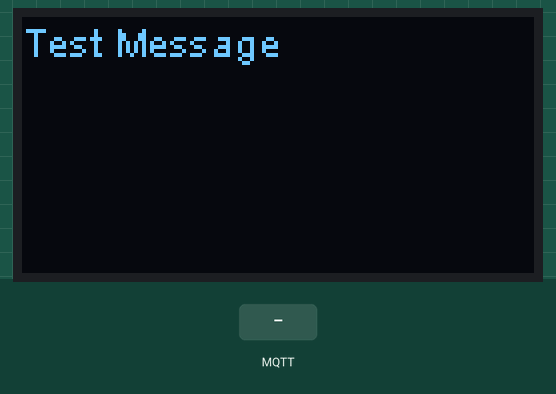
Recording of a sketch running on a simulated ESP8266 (NodeMCU). On the bench: 128×64 one-colour display. The test bench sets the inputs (shaded band). WiFi joins after 1.5 s; servers stay silent unless stated; no MQTT or app messages arrive unless stated; what the sketch prints to the serial monitor is not drawn.

Above: at 2.7 s.
2.8 s: MQTT message "10" arrives on the first subscribed topic
At 4.0 s:
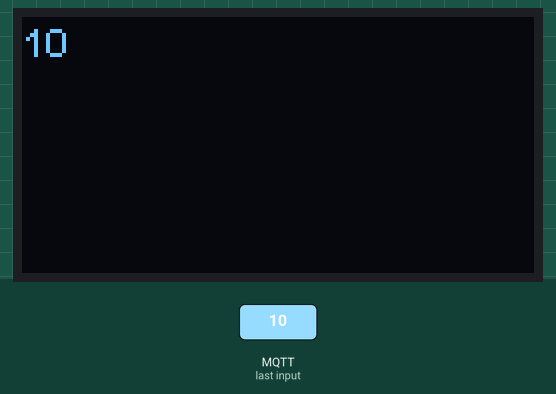
4.3 s: MQTT message "16" arrives on the second subscribed topic
At 4.7 s:
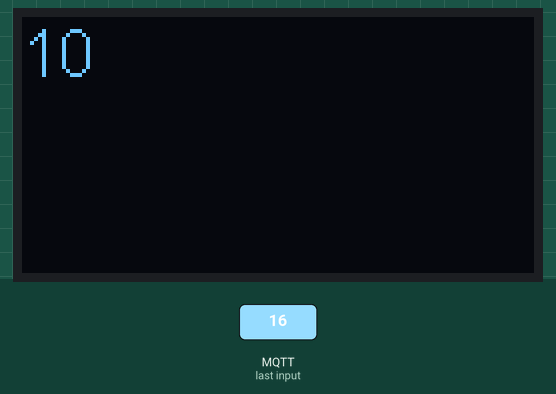
Timing chart, 0 to 7.3 s (numbered marks = the images above; inputs shaded):
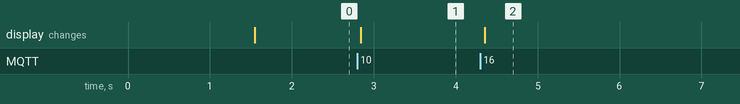

The sketch:

mini-display.ino
```cpp
#include <SimpleTimer.h> //https://github.com/jfturcot/SimpleTimer
#include <PubSubClient.h> //https://github.com/knolleary/pubsubclient
#include <ESP8266WiFi.h> //https://github.com/esp8266/Arduino/tree/master/libraries/ESP8266WiFi
#include <ESP8266mDNS.h>
#include <WiFiUdp.h>
#include <ArduinoOTA.h> //https://github.com/esp8266/Arduino/tree/master/libraries/ArduinoOTA
#include "SSD1306.h"

//#define OLED_RESET 1  // GPIO0
#define SDA D2
#define SCL D5

SSD1306  OLED(0x3C, SDA, SCL);

//USER CONFIGURED SECTION START//
const char* hostName = "MiniDisplay";
const char* ssid = "xxxxx";
const char* password = "xxxxxx";
const char* mqtt_server = "192.168.xx.xx";
const int mqtt_port = 1883;
const char *mqtt_user = "xxxxxx";
const char *mqtt_pass = "xxxxxx";
const char *mqtt_client_name = "MessageDisplay"; // Client connections can't have the same connection name
const char *mqtt_message_topic = "display/message";
const char *mqtt_size_topic = "display/size";
const char *mqtt_state_topic = "state/display";
const char *mqtt_state_payload = "Message Displayed";
const char *mqtt_status_topic = "checkIn/display";
//USER CONFIGURED SECTION END//

WiFiClient espClient;
PubSubClient client(espClient);
SimpleTimer timer;
String currentMessage;

bool boot = true;

//Functions

void setup_wifi() {
  // We start by connecting to a WiFi network
  Serial.println();
  Serial.print("Connecting to ");
  Serial.println(ssid);

  WiFi.begin(ssid, password);

  while (WiFi.status() != WL_CONNECTED) {
    delay(500);
    Serial.print(".");
  }

  Serial.println("");
  Serial.println("WiFi connected");
  Serial.println("IP address: ");
  Serial.println(WiFi.localIP());


}

void displayMessage(String message){
  OLED.init();
  OLED.clear();
  OLED.flipScreenVertically();
  OLED.display();

  //Add stuff into the 'display buffer'
  //OLED.setTextWrap(true);
  //OLED.setTextSize(1);
//  OLED.setTextColor(WHITE);
//  OLED.setCursor(1,1);
//  OLED.print(message);
  OLED.drawString(0, 0, message);

  OLED.display(); //output 'display buffer' to screen
}

void reconnect()
{
  // Loop until we're reconnected
  int retries = 0;
  while (!client.connected()) {
    if(retries < 15)
    {
        Serial.print("Attempting MQTT connection...");
      // Attempt to connect
      if (client.connect(mqtt_client_name, mqtt_user, mqtt_pass))
      {
        Serial.println("connected");
        // Once connected, publish an announcement...
        if(boot == true)
        {
          client.publish(mqtt_status_topic, "Rebooted");
          boot = false;
        }
        if(boot == false)
        {
          client.publish(mqtt_status_topic, "Reconnected");
          client.publish(mqtt_status_topic, "Online");
        }
        // ... and resubscribe
        client.subscribe(mqtt_message_topic);
        client.subscribe(mqtt_size_topic);
      }
      else
      {
        Serial.print("failed, rc=");
        Serial.print(client.state());
        Serial.println(" try again in 5 seconds");
        retries++;
        // Wait 5 seconds before retrying
        delay(5000);
      }
    }
    if(retries > 14)
    {
    ESP.restart();
    }
  }
}

void onMessageCallback(char* topic, byte* payload, unsigned int length)
{
  Serial.print("Message arrived [");
  String newTopic = topic;
  Serial.print(topic);
  Serial.print("] ");
  payload[length] = '\0';
  String newPayload = String((char *)payload);
  Serial.println(newPayload);
  Serial.println();
  if (newTopic == mqtt_message_topic)
  {
      currentMessage = newPayload;
      displayMessage(currentMessage);
  }
  if(newTopic == mqtt_size_topic)
  {
    OLED.clear();
    OLED.display();
    switch(newPayload.toInt()){
      case 10:
        OLED.setFont(ArialMT_Plain_10);
        break;
      case 16:
        OLED.setFont(ArialMT_Plain_16);
        break;
      case 24:
        OLED.setFont(ArialMT_Plain_24);
        break;
    }
//    OLED.setTextSize(newPayload.toInt());
    displayMessage(currentMessage);
  }
}


void checkIn()
{
  client.publish(mqtt_status_topic, "Online");
}

//Run once setup
void setup() {
  Serial.begin(115200);


  setup_wifi();
  displayMessage("Test Message");

  client.setServer(mqtt_server, mqtt_port);
  client.setCallback(onMessageCallback);

  ArduinoOTA.setHostname(hostName);
  ArduinoOTA.begin();

  timer.setInterval(120000, checkIn);
}

void loop()
{
  if (!client.connected())
  {
    reconnect();
  }
  client.loop();
  ArduinoOTA.handle();
  timer.run();
}
```

Measured:
- after the input at 2.8 s, the display: changes at once (image 1)
- after the input at 4.3 s, the display: changes after 0.06 s (image 2)
